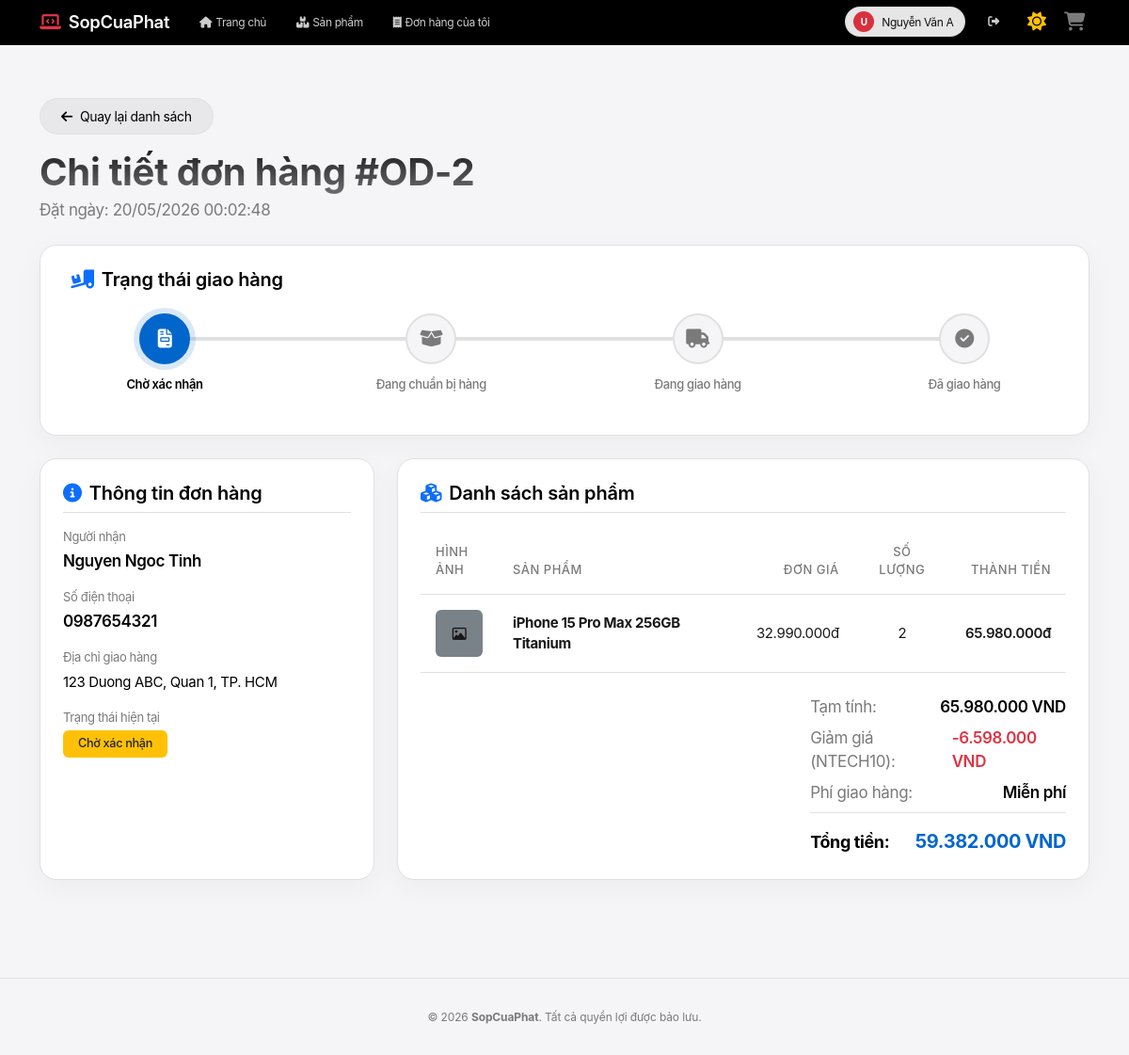
Screenshot of /Order/show/2 (signed in) with the database file from the repository.
### tables this page shows
CREATE TABLE `orders` (
  `id` int NOT NULL AUTO_INCREMENT,
  `account_id` int DEFAULT NULL,
  `name` varchar(255) NOT NULL,
  `phone` varchar(20) NOT NULL,
  `address` text NOT NULL,
  `coupon_code` varchar(50) DEFAULT NULL,
  `discount_amount` decimal(15,2) DEFAULT '0.00',
  `total_amount` decimal(15,2) DEFAULT '0.00',
  `status` varchar(50) DEFAULT 'Chờ xác nhận',
  `created_at` timestamp NULL DEFAULT CURRENT_TIMESTAMP,
  PRIMARY KEY (`id`),
  KEY `fk_orders_account` (`account_id`),
  CONSTRAINT `fk_orders_account` FOREIGN KEY (`account_id`) REFERENCES `account` (`id`) ON DELETE SET NULL
);

CREATE TABLE `order_details` (
  `id` int NOT NULL AUTO_INCREMENT,
  `order_id` int NOT NULL,
  `product_id` int NOT NULL,
  `quantity` int NOT NULL,
  `price` decimal(15,2) DEFAULT NULL,
  PRIMARY KEY (`id`),
  KEY `order_id` (`order_id`),
  CONSTRAINT `order_details_ibfk_1` FOREIGN KEY (`order_id`) REFERENCES `orders` (`id`) ON DELETE CASCADE
);

CREATE TABLE `product` (
  `id` int NOT NULL AUTO_INCREMENT,
  `name` varchar(100) NOT NULL,
  `slug` varchar(255) DEFAULT NULL,
  `description` text,
  `price` decimal(15,2) DEFAULT NULL,
  `sale_price` decimal(15,2) DEFAULT NULL,
  `stock` int DEFAULT '0',
  `image` varchar(255) DEFAULT NULL,
  `category_id` int DEFAULT NULL,
  `is_featured` tinyint(1) DEFAULT '0',
  `brand` varchar(50) DEFAULT NULL,
  PRIMARY KEY (`id`),
  UNIQUE KEY `slug` (`slug`),
  KEY `category_id` (`category_id`),
  CONSTRAINT `product_ibfk_1` FOREIGN KEY (`category_id`) REFERENCES `category` (`id`) ON DELETE SET NULL
);

### app/controllers/OrderController.php (called while the page is built, shortened)
<?php
require_once('app/config/database.php');
require_once('app/models/OrderModel.php');
class OrderController
{
    private $orderModel;
    public function __construct()
    {
        $this->db = (new Database())->getConnection();
        $this->orderModel = new OrderModel($this->db);
    }
    public function show($id)
    {
        $order = $this->orderModel->getOrderById($id);
        $details = $this->orderModel->getOrderDetails($id);
        include 'app/views/order/detail.php';
    }
}
?>

### index.php (called while the page is built, shortened)
<?php
$url = $_GET['url'] ?? '';
$url = rtrim($url, '/');
$url = filter_var($url, FILTER_SANITIZE_URL);
$url = explode('/', $url);
$action = isset($url[1]) && $url[1] != '' ? $url[1] : 'index';
$controller = new $controllerName();
call_user_func_array([$controller, $action], array_slice($url, 2));
?>

### app/config/database.php (called while the page is built, shortened)
<?php
class Database {
    private $host = "127.0.0.1";
    private $db_name = "my_store";
    private $username = "root";
    private $password = "";
    public function getConnection() {
        $this->conn = null;
        try {
            $this->conn = new PDO("mysql:host=" . $this->host . ";dbname=" . $this->db_name, $this->username, $this->password);
            $this->conn->exec("SET NAMES utf8mb4");
            $this->conn->setAttribute(PDO::ATTR_ERRMODE, PDO::ERRMODE_EXCEPTION);
        } catch(PDOException $exception) {
            echo "Connection error: " . $exception->getMessage();
        }
        return $this->conn;
    }
}
?>

### app/models/OrderModel.php (called while the page is built, shortened)
<?php
class OrderModel
{
    private $conn;
    private $table_name = "orders";
    public function __construct($db)
    {
        $this->conn = $db;
    }
    public function getOrderById($orderId)
    {
        $query = "SELECT o.*, a.username, a.fullname
                  FROM " . $this->table_name . " o
                  LEFT JOIN account a ON o.account_id = a.id
                  WHERE o.id = :id";
        $stmt = $this->conn->prepare($query);
        $stmt->bindParam(':id', $orderId, PDO::PARAM_INT);
        $stmt->execute();
        return $stmt->fetch(PDO::FETCH_OBJ);
    }
    public function getOrderDetails($orderId)
    {
        $query = "SELECT od.*, p.name as product_name, p.image as product_image
                  FROM order_details od
                  JOIN product p ON od.product_id = p.id
                  WHERE od.order_id = :order_id";
        $stmt = $this->conn->prepare($query);
        $stmt->bindParam(':order_id', $orderId, PDO::PARAM_INT);
        $stmt->execute();
        return $stmt->fetchAll(PDO::FETCH_OBJ);
    }
}
?>

### app/views/order/detail.php (the view, shortened to what this page needs)
<?php include 'app/views/shares/header.php'; ?>
<?php
$subtotal = 0;
foreach ($details as $item) {
    $subtotal += $item->price * $item->quantity;
}
$shipping_fee = $subtotal >= 50000000 ? 0 : 100000;
$statuses = ['Chờ xác nhận', 'Đang chuẩn bị hàng', 'Đang giao hàng', 'Đã giao hàng'];
$currentStatusIndex = array_search($order->status, $statuses);
?>
<div class="mb-4">
    <a href="<?php echo BASE_URL; ?>/Order" class="btn btn-glass-secondary btn-sm mb-3">
        <i class="fa-solid fa-arrow-left me-2"></i>Quay lại danh sách
    </a>
    <div class="row align-items-center">
        <div class="col-md-6">
            <h1 class="text-gradient fw-bold mb-1">Chi tiết đơn hàng #OD-<?php echo $order->id; ?></h1>
            <p class="text-muted mb-0">Đặt ngày: <?php echo date('d/m/Y H:i:s', strtotime($order->created_at)); ?></p>
        </div>
    </div>
</div>
<div class="glass-card mb-4 py-4">
    <h5 class="fw-semibold mb-4 text-center text-md-start"><i class="fa-solid fa-truck-ramp-box me-2 text-primary"></i>Trạng thái giao hàng</h5>
    <div class="timeline-container">
        <div class="timeline-line">
        </div>
        <div class="timeline-step <?php echo $currentStatusIndex >= 0 ? 'active' : ''; ?>">
            <div class="timeline-icon">
                <i class="fa-solid fa-file-invoice"></i>
            </div>
            <div class="timeline-label">Chờ xác nhận</div>
        </div>
        <div class="timeline-step <?php echo $currentStatusIndex >= 1 ? 'active' : ''; ?>">
            <div class="timeline-icon">
                <i class="fa-solid fa-box-open"></i>
            </div>
            <div class="timeline-label">Đang chuẩn bị hàng</div>
        </div>
        <div class="timeline-step <?php echo $currentStatusIndex >= 2 ? 'active' : ''; ?>">
            <div class="timeline-icon">
                <i class="fa-solid fa-truck"></i>
            </div>
            <div class="timeline-label">Đang giao hàng</div>
        </div>
        <div class="timeline-step <?php echo $currentStatusIndex >= 3 ? 'active' : ''; ?>">
            <div class="timeline-icon">
                <i class="fa-solid fa-circle-check"></i>
            </div>
            <div class="timeline-label">Đã giao hàng</div>
        </div>
    </div>
</div>
<div class="row">
    <div class="col-lg-4 mb-4">
        <div class="glass-card h-100 p-4">
            <h5 class="fw-semibold mb-3 border-bottom pb-2" style="border-color: var(--glass-border) !important;">
                <i class="fa-solid fa-circle-info me-2 text-primary"></i>Thông tin đơn hàng
            </h5>
            <div class="mb-3">
                <label class="text-muted d-block mb-1" style="font-size: 13px;">Người nhận</label>
                <span class="fw-semibold" style="color: var(--text-main);"><?php echo htmlspecialchars($order->name, ENT_QUOTES, 'UTF-8'); ?></span>
            </div>
            <div class="mb-3">
                <label class="text-muted d-block mb-1" style="font-size: 13px;">Số điện thoại</label>
                <span class="fw-semibold" style="color: var(--text-main);"><?php echo htmlspecialchars($order->phone, ENT_QUOTES, 'UTF-8'); ?></span>
            </div>
            <div class="mb-3">
                <label class="text-muted d-block mb-1" style="font-size: 13px;">Địa chỉ giao hàng</label>
                <span style="color: var(--text-main); font-size: 15px;"><?php echo htmlspecialchars($order->address, ENT_QUOTES, 'UTF-8'); ?></span>
            </div>
            <div class="mb-3">
                <label class="text-muted d-block mb-1" style="font-size: 13px;">Trạng thái hiện tại</label>
                <?php
                $badgeClass = 'bg-secondary';
                if ($order->status === 'Chờ xác nhận') $badgeClass = 'bg-warning text-dark';
                elseif ($order->status === 'Đang chuẩn bị hàng') $badgeClass = 'bg-info text-dark';
                elseif ($order->status === 'Đang giao hàng') $badgeClass = 'bg-primary';
                elseif ($order->status === 'Đã giao hàng') $badgeClass = 'bg-success';
                ?>
                <span class="badge <?php echo $badgeClass; ?> px-3 py-2 font-size-14" style="border-radius: 6px; font-weight: 500;">
                    <?php echo htmlspecialchars($order->status, ENT_QUOTES, 'UTF-8'); ?>
                </span>
            </div>
        </div>
    </div>
    <div class="col-lg-8 mb-4">
        <div class="glass-card h-100 p-4">
            <h5 class="fw-semibold mb-3 border-bottom pb-2" style="border-color: var(--glass-border) !important;">
                <i class="fa-solid fa-cubes me-2 text-primary"></i>Danh sách sản phẩm
            </h5>
            <div class="table-responsive">
                <table class="table table-premium align-middle mb-4">
                    <thead>
                        <tr>
                            <th>Hình ảnh</th>
                            <th>Sản phẩm</th>
                            <th class="text-end">Đơn giá</th>
                            <th class="text-center">Số lượng</th>
                            <th class="text-end">Thành tiền</th>
                        </tr>
                    </thead>
                    <tbody>
                        <?php foreach ($details as $item): ?>
                            <tr>
                                <td style="width: 80px;">
                                    <?php if (!empty($item->product_image) && file_exists($item->product_image)): ?>
                                        <img src="<?php echo BASE_URL . '/' . $item->product_image; ?>" alt="Product image" class="img-fluid rounded" style="width: 50px; height: 50px; object-fit: cover;">
                                    <?php else: ?>
                                        <div class="bg-secondary rounded d-flex align-items-center justify-content-center" style="width: 50px; height: 50px;">
                                            <i class="fa-regular fa-image text-white"></i>
                                        </div>
                                    <?php endif; ?>
                                </td>
                                <td>
                                    <strong style="color: var(--text-main);"><?php echo htmlspecialchars($item->product_name, ENT_QUOTES, 'UTF-8'); ?></strong>
                                </td>
                                <td class="text-end"><?php echo number_format($item->price, 0, ',', '.'); ?>đ</td>
                                <td class="text-center"><?php echo $item->quantity; ?></td>
                                <td class="text-end fw-semibold" style="color: var(--text-main);"><?php echo number_format($item->price * $item->quantity, 0, ',', '.'); ?>đ</td>
                            </tr>
                        <?php endforeach; ?>
                    </tbody>
                </table>
            </div>
            <div class="row justify-content-end">
                <div class="col-md-6 col-lg-5">
                    <div class="d-flex justify-content-between mb-2">
                        <span class="text-muted">Tạm tính:</span>
                        <span class="fw-semibold text-main"><?php echo number_format($subtotal, 0, ',', '.'); ?> VND</span>
                    </div>
                    <?php if ($order->discount_amount > 0): ?>
                        <div class="d-flex justify-content-between mb-2">
                            <span class="text-muted">Giảm giá <?php echo !empty($order->coupon_code) ? '(' . htmlspecialchars($order->coupon_code, ENT_QUOTES, 'UTF-8') . ')' : ''; ?>:</span>
                            <span class="text-danger fw-semibold">-<?php echo number_format($order->discount_amount, 0, ',', '.'); ?> VND</span>
                        </div>
                    <?php endif; ?>
                    <div class="d-flex justify-content-between mb-3 border-bottom pb-2" style="border-color: var(--glass-border) !important;">
                        <span class="text-muted">Phí giao hàng:</span>
                        <span class="fw-semibold text-main"><?php echo $shipping_fee > 0 ? number_format($shipping_fee, 0, ',', '.') . ' VND' : 'Miễn phí'; ?></span>
                    </div>
                    <div class="d-flex justify-content-between align-items-center">
                        <strong class="text-main" style="font-size: 18px;">Tổng tiền:</strong>
                        <strong style="color: var(--primary); font-size: 20px;"><?php echo number_format($order->total_amount, 0, ',', '.'); ?> VND</strong>
                    </div>
                </div>
            </div>
        </div>
    </div>
</div>
<?php include 'app/views/shares/footer.php'; ?>

### public/css/theme-red.css (style rules this page uses)
:root { --bg-white: #ffffff; --bg-muted: #f7f7f8; --accent-red: #d9303e; --accent-red-dark: #b02a32; --accent-red-soft: rgba(217,48,62,0.08); --text-dark: #111115; --muted: #6b6b6f; --nav-bg: #ffffff; --nav-border: rgba(0,0,0,0.06); --nav-link: #222226; --nav-link-hover: var(--accent-red); --nav-brand: var(--text-dark); --btn-primary-bg: linear-gradient(90deg, var(--accent-red), var(--accent-red-dark)); --btn-primary-color: #ffffff; --card-bg: #ffffff; --glass-bg: #ffffff; --glass-border: rgba(0,0,0,0.06); }
[data-theme="light"] { background: var(--bg-white); color: var(--text-dark); }
body { background: var(--bg-muted); color: var(--text-dark); }
.btn-glass-secondary { background: var(--bg-white); border: 1px solid var(--glass-border); color: var(--text-dark); }
.glass-card, .product-card { background: var(--card-bg) !important; border: 1px solid var(--glass-border) !important; box-shadow: 0 6px 20px rgba(24,24,24,0.04); }

### rows the page displays
orders: id "2", created_at "20/05/2026 00:02:48", name "Nguyen Ngoc Tinh", phone "0987654321", address "123 Duong ABC, Quan 1, TP. HCM", status "Chờ xác nhận", coupon_code "NTECH10", discount_amount "6.598.000", total_amount "59.382.000"
order_details: product.name "iPhone 15 Pro Max 256GB Titanium", price "32.990.000", quantity "2", $item->price * $item->quantity "65.980.000"

### other values shown
substr($currentUsername, 0, 1) "U"
$currentFullname "Nguyễn Văn A"
$subtotal "65.980.000"
